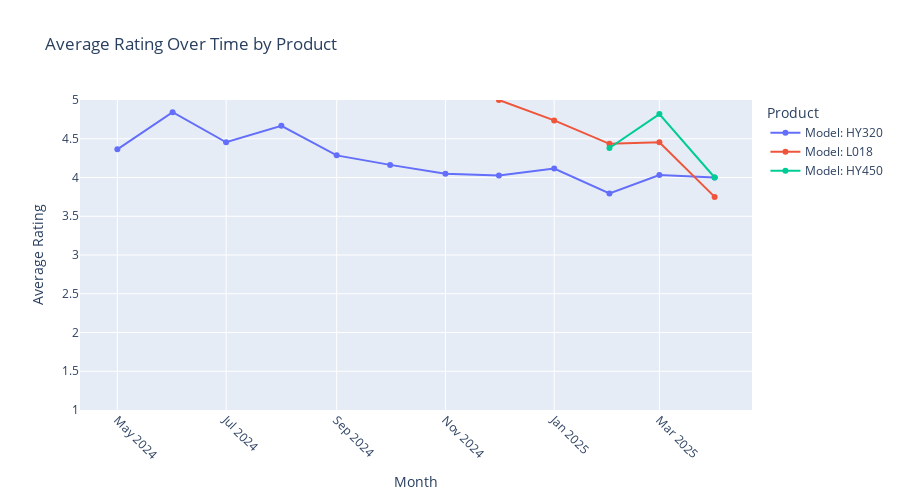

Notebook code cell kept with this figure:
### Markdown cell above
## Time Trend Analysis

### Code cell
# Prepare data for time trend analysis
all_reviews['month_year'] = all_reviews['date'].dt.to_period('M')

# Group by month and product, and calculate average rating
monthly_avg = all_reviews.groupby(['month_year', 'product_name'])['rating'].mean().reset_index()
monthly_avg['month_year'] = monthly_avg['month_year'].astype(str)

# Plot time trends
fig = px.line(
    monthly_avg, 
    x='month_year', 
    y='rating', 
    color='product_name',
    markers=True,
    title='Average Rating Over Time by Product',
    labels={'month_year': 'Month', 'rating': 'Average Rating', 'product_name': 'Product'}
)

fig.update_layout(
    xaxis=dict(tickangle=45),
    yaxis=dict(range=[1, 5]),
    height=500
)

fig.show()

### Figure 1 — Plotly figure (JSON) as saved in the notebook; plotly's stock layout.template omitted (floating-point values rounded to 4 significant figures)
{"data": [{"hovertemplate": "Product=Model: HY320<br>Month=%{x}<br>Average Rating=%{y}<extra></extra>", "legendgroup": "Model: HY320", "line": {"color": "#636efa", "dash": "solid"}, "marker": {"symbol": "circle"}, "mode": "lines+markers", "name": "Model: HY320", "orientation": "v", "showlegend": true, "type": "scatter", "x": ["2024-05", "2024-06", "2024-07", "2024-08", "2024-09", "2024-10", "2024-11", "2024-12", "2025-01", "2025-02", "2025-03", "2025-04"], "xaxis": "x", "y": [4.364, 4.842, 4.455, 4.667, 4.286, 4.163, 4.05, 4.027, 4.116, 3.793, 4.032, 4.0], "yaxis": "y"}, {"hovertemplate": "Product=Model: L018<br>Month=%{x}<br>Average Rating=%{y}<extra></extra>", "legendgroup": "Model: L018", "line": {"color": "#EF553B", "dash": "solid"}, "marker": {"symbol": "circle"}, "mode": "lines+markers", "name": "Model: L018", "orientation": "v", "showlegend": true, "type": "scatter", "x": ["2024-12", "2025-01", "2025-02", "2025-03", "2025-04"], "xaxis": "x", "y": [5.0, 4.737, 4.435, 4.455, 3.75], "yaxis": "y"}, {"hovertemplate": "Product=Model: HY450<br>Month=%{x}<br>Average Rating=%{y}<extra></extra>", "legendgroup": "Model: HY450", "line": {"color": "#00cc96", "dash": "solid"}, "marker": {"symbol": "circle"}, "mode": "lines+markers", "name": "Model: HY450", "orientation": "v", "showlegend": true, "type": "scatter", "x": ["2025-02", "2025-03", "2025-04"], "xaxis": "x", "y": [4.381, 4.818, 4.0], "yaxis": "y"}], "layout": {"height": 500, "legend": {"title": {"text": "Product"}, "tracegroupgap": 0}, "title": {"text": "Average Rating Over Time by Product"}, "xaxis": {"anchor": "y", "domain": [0, 1], "tickangle": 45, "title": {"text": "Month"}}, "yaxis": {"anchor": "x", "domain": [0, 1], "range": [1, 5], "title": {"text": "Average Rating"}}}}
